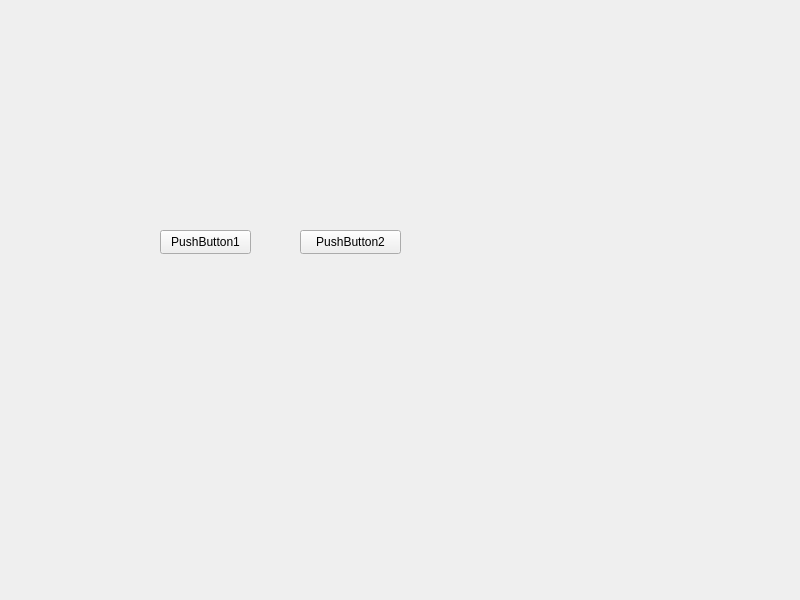
<?xml version="1.0" encoding="UTF-8"?>
<ui version="4.0">
 <class>Widget</class>
 <widget class="QWidget" name="Widget">
  <property name="geometry">
   <rect>
    <x>0</x>
    <y>0</y>
    <width>800</width>
    <height>600</height>
   </rect>
  </property>
  <property name="windowTitle">
   <string>Widget</string>
  </property>
  <widget class="QPushButton" name="pushButton_1">
   <property name="geometry">
    <rect>
     <x>160</x>
     <y>230</y>
     <width>91</width>
     <height>24</height>
    </rect>
   </property>
   <property name="text">
    <string>PushButton1</string>
   </property>
  </widget>
  <widget class="QPushButton" name="pushButton_2">
   <property name="geometry">
    <rect>
     <x>300</x>
     <y>230</y>
     <width>101</width>
     <height>24</height>
    </rect>
   </property>
   <property name="text">
    <string>PushButton2</string>
   </property>
  </widget>
 </widget>
 <resources/>
 <connections/>
</ui>
